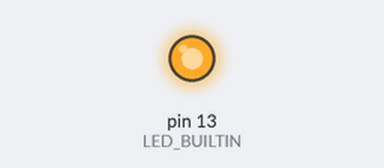
Bench run of a sketch on a simulated Arduino Uno, built with avr-gcc and run on an emulated ATmega328P. Shown: output pins drawn as LEDs (lit = HIGH).

Above: at 0.2 s.
At 36.2 s:
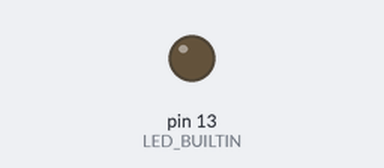
Timing chart, 0 to 39.0 s (numbered marks = the images above):
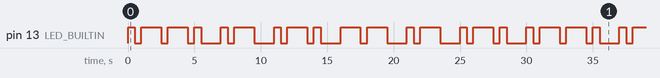

Measured:
- by itself, pin 13 (LED_BUILTIN): moves between LOW and HIGH, repeating every 30.0 s
- by itself, everything shown: repeats every 30.0 s, in 32 steps

The sketch:

Morse_Code_lastname.ino
```cpp
/* The length of a dot is 1 unit
   The length of a dash is 3 units
   The space between parts of the same letter is 1 unit
   The space between parts of the same letter is 1 unit
   the space between words is 7 units
   Morse code of my name is:
   P: * - * -
   A: * -
   R: * - *
   M: - -
   A: * -
   R: * - *
*/
int unit = 500;  //unit
int time2 = 500;
void setup() {
  // put your setup code here, to run once:
pinMode(LED_BUILTIN, OUTPUT);
}

void loop() {
// P
switchON(unit*1);
switchON(unit*3);
switchON(unit*3);
switchON(unit*1);
delay(unit*2);             //3 unit needs to be delayed as letter changed (1 in the switchOn function, two in this patch)
// A
switchON(unit*1);
switchON(unit*3);
delay(unit*2);
// R
switchON(unit*1);
switchON(unit*3);
switchON(unit*1);
delay(unit*2);
// M
switchON(unit*3);
switchON(unit*3);
delay(unit*2);
// A
switchON(unit*1);
switchON(unit*3);
delay(unit*2);
// R
switchON(unit*1);
switchON(unit*3);
switchON(unit*1);
delay(unit*2);
}
void switchON(int time)
{
digitalWrite(LED_BUILTIN,HIGH);
delay(time);
digitalWrite(LED_BUILTIN,LOW);
delay(time2);
}
```
